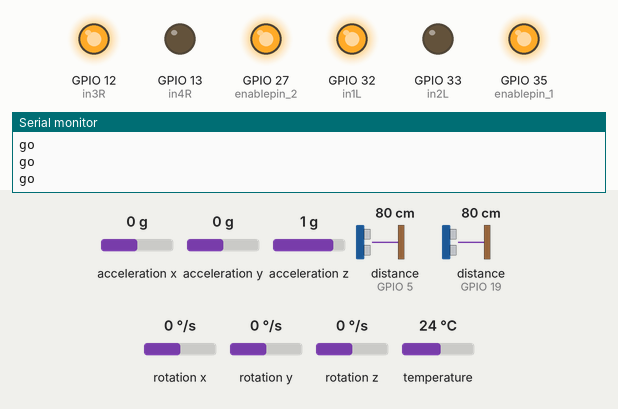
This sketch was run on a simulated ESP32. On the bench: output pins drawn as LEDs (lit = HIGH), the last lines printed to the serial monitor. Wiring (inferred from the names in the program): 2 × ultrasonic range finder: trigger GPIO 18, echo GPIO 5 / trigger GPIO 23, echo GPIO 19. Dashed ring = blinking. Inputs (shaded band) come from the test bench; at power-on: distance to the obstacle (sensors on GPIO 5, GPIO 19) 80 cm, acceleration x 0 g, acceleration y 0 g, acceleration z 1 g, rotation x 0 °/s, rotation y 0 °/s, rotation z 0 °/s, temperature 24 °C. The echo pulse lasts 58.3 µs per cm; WiFi joins after 1.5 s; servers stay silent unless stated; pins used as bus, display or sensor lines are not drawn.

Above: at 3.0 s.
3.1 s: distance to the obstacle (sensor on GPIO 5) set to 16 cm
4.6 s: distance to the obstacle (sensor on GPIO 5) set to 13 cm
At 5.3 s:
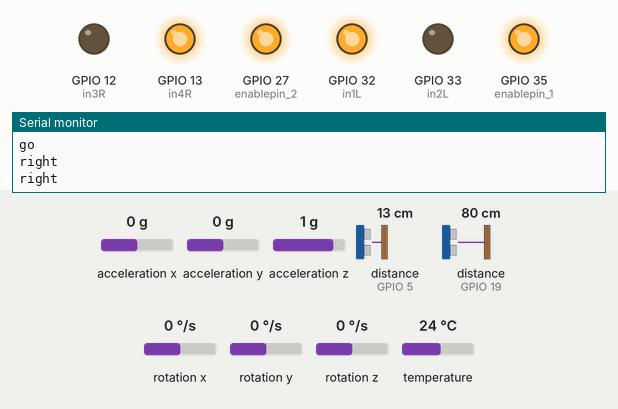
6.1 s: distance to the obstacle (sensor on GPIO 19) set to 16 cm
7.6 s: distance to the obstacle (sensor on GPIO 19) set to 13 cm
At 8.0 s:
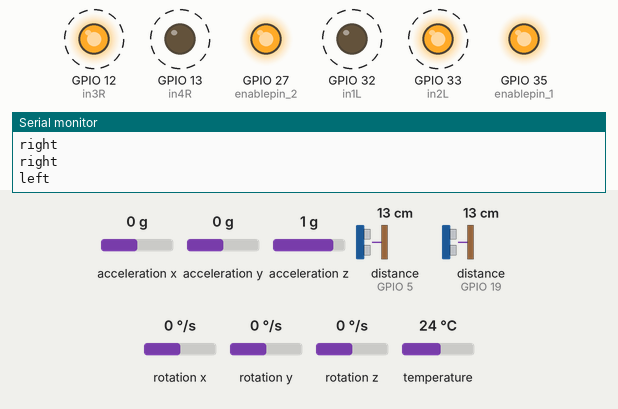
12.1 s: distance to the obstacle (sensor on GPIO 19) set to 18 cm
At 12.8 s:
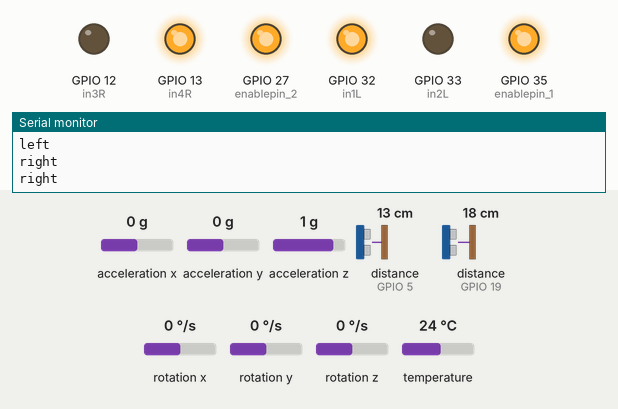
13.6 s: distance to the obstacle (sensor on GPIO 19) set to 2 cm
At 14.0 s:
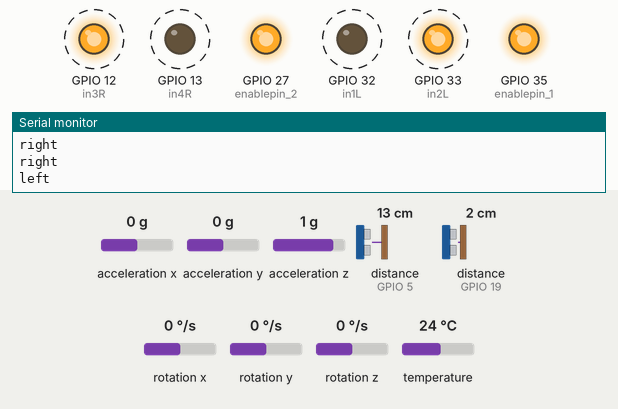
Timing chart, 0 to 18.6 s (numbered marks = the images above; inputs shaded):
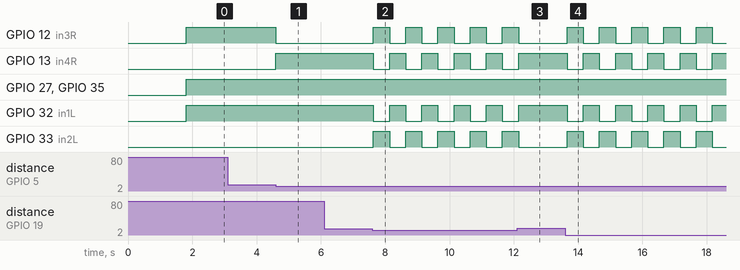

The sketch:

automatic-lawnmower.ino
```cpp
const int echoRight = 5;
const int trigRight = 18;
const int echoLeft = 19;
const int trigLeft = 23;

int enablepin_1=35;
int in1L=32;
int in2L=33;
int enablepin_2=27;
int in3R=12;
int in4R=13;

long duraRight, duraLeft;
int distRight, distLeft;

int x = 0;

//----------------------------------------

#define BLYNK_TEMPLATE_ID "TMPL6zut9Pbyy"
#define BLYNK_TEMPLATE_NAME "Gyro"
#define BLYNK_AUTH_TOKEN "_rP9XRQ-mIl6KJvxm505jeArZp2py0ZP"

#include <BlynkSimpleEsp32.h>

char auth[] = BLYNK_AUTH_TOKEN;
//char ssid[] = "macammacamhal - 2.4GHz";
//char pass[] = "Sasukekun1234";
char ssid[] = "Redmi";
char pass[] = "password";

BlynkTimer timer;

#include <Adafruit_MPU6050.h>
#include <Adafruit_Sensor.h>
#include <Wire.h>

Adafruit_MPU6050 m_p_u;

void setup()
{
  Serial.begin(115200);

  pinMode(enablepin_1,OUTPUT);
  pinMode(in1L, OUTPUT);
  pinMode(in2L, OUTPUT);

  pinMode(enablepin_2,OUTPUT);
  pinMode(in3R, OUTPUT);
  pinMode(in4R, OUTPUT);

  digitalWrite(enablepin_1,LOW);
  digitalWrite(enablepin_2,LOW);

  pinMode (echoRight, INPUT);
  pinMode (trigRight, OUTPUT);
  pinMode (echoLeft, INPUT);
  pinMode (trigLeft, OUTPUT);

//----------------------------------------

  Blynk.begin(auth, ssid, pass);
  timer.setInterval(2000L, sendGyroData);

  while(!Serial)
  delay(20);
  if(!m_p_u.begin()){
    while(1){
      delay(20);
    }
  }
}

void sendGyroData() {
  sensors_event_t acc, gcc, temp;
  m_p_u.getEvent(&acc, &gcc, &temp);

  int gx = (gcc.gyro.x)*180/3.14;
  int gy = (gcc.gyro.y)*180/3.14;
  int gz = (gcc.gyro.z)*180/3.14;

  if ( gx >= -10 && gx <= 10 && gy >= -10 && gy <= 10 && gz >= -10 && gz <= 10 ) {
    Blynk.virtualWrite(V0, 0);
    Blynk.virtualWrite(V1, "Working Properly");
  }
  else {
    Blynk.virtualWrite(V0, 1);
    Blynk.virtualWrite(V1, "Sumthin Wrong");
  }
}


void right()
{
  digitalWrite (trigRight, LOW);
  delayMicroseconds (10);
  digitalWrite (trigRight, HIGH);
  delayMicroseconds (10);
  digitalWrite (trigRight, LOW);

  duraRight = pulseIn (echoRight, HIGH);
  distRight = duraRight * 0.034 / 2;

  if (distRight <= 13)
  {
    digitalWrite(enablepin_1,HIGH);
    digitalWrite(in1L,HIGH);
    digitalWrite(in2L,LOW);

    digitalWrite(enablepin_2,HIGH);
    digitalWrite(in3R,LOW);
    digitalWrite(in4R,HIGH);
    Serial.println ("right");

    x = 1;
    delay(500);
  }
}


void left()
{
  digitalWrite (trigLeft, LOW);
  delayMicroseconds (10);
  digitalWrite (trigLeft, HIGH);
  delayMicroseconds (10);
  digitalWrite (trigLeft, LOW);

  duraLeft = pulseIn (echoLeft, HIGH);
  distLeft = duraLeft * 0.034 / 2;

  if (distLeft <= 13)
  {
    digitalWrite(enablepin_1,HIGH);
    digitalWrite(in1L,LOW);
    digitalWrite(in2L,HIGH);

    digitalWrite(enablepin_2,HIGH);
    digitalWrite(in3R,HIGH);
    digitalWrite(in4R,LOW);
    Serial.println ("left");

    x = 1;
    delay(500);
  }
}

void go()
{
  digitalWrite(enablepin_1,HIGH);
  digitalWrite(in1L,HIGH);
  digitalWrite(in2L,LOW);

  digitalWrite(enablepin_2,HIGH);
  digitalWrite(in3R,HIGH);
  digitalWrite(in4R,LOW);
  Serial.println ("go");
}

void loop()
{
  right();
  left();

  if (x == 0) {
    go();
  }

  x = 0;

//----------------------------------------

  Blynk.run();
  timer.run();
}
```

Measured:
- the behaviour switches between 15 and 14 cm on distance to the obstacle (sensor on GPIO 5) (found by bisection; images 0 and 1)
- the behaviour switches between 15 and 14 cm on distance to the obstacle (sensor on GPIO 19) (found by bisection; images 1 and 2)
- after the input at 4.6 s, GPIO 12 (in3R): HIGH → LOW at once; GPIO 13 (in4R): LOW → HIGH at once
- after the input at 7.6 s, GPIO 12 (in3R), GPIO 13 (in4R), GPIO 32 (in1L), GPIO 33 (in2L): alternates HIGH for 0.50 s and LOW for 0.50 s, starting at once
- after the input at 12.1 s, GPIO 12 (in3R), GPIO 33 (in2L): goes on until 12.2 s, then stays LOW; GPIO 13 (in4R), GPIO 32 (in1L): goes on until 12.2 s, then stays HIGH
- after the input at 13.6 s, GPIO 12 (in3R), GPIO 13 (in4R), GPIO 32 (in1L), GPIO 33 (in2L): alternates HIGH for 0.50 s and LOW for 0.50 s, starting after 0.06 s
